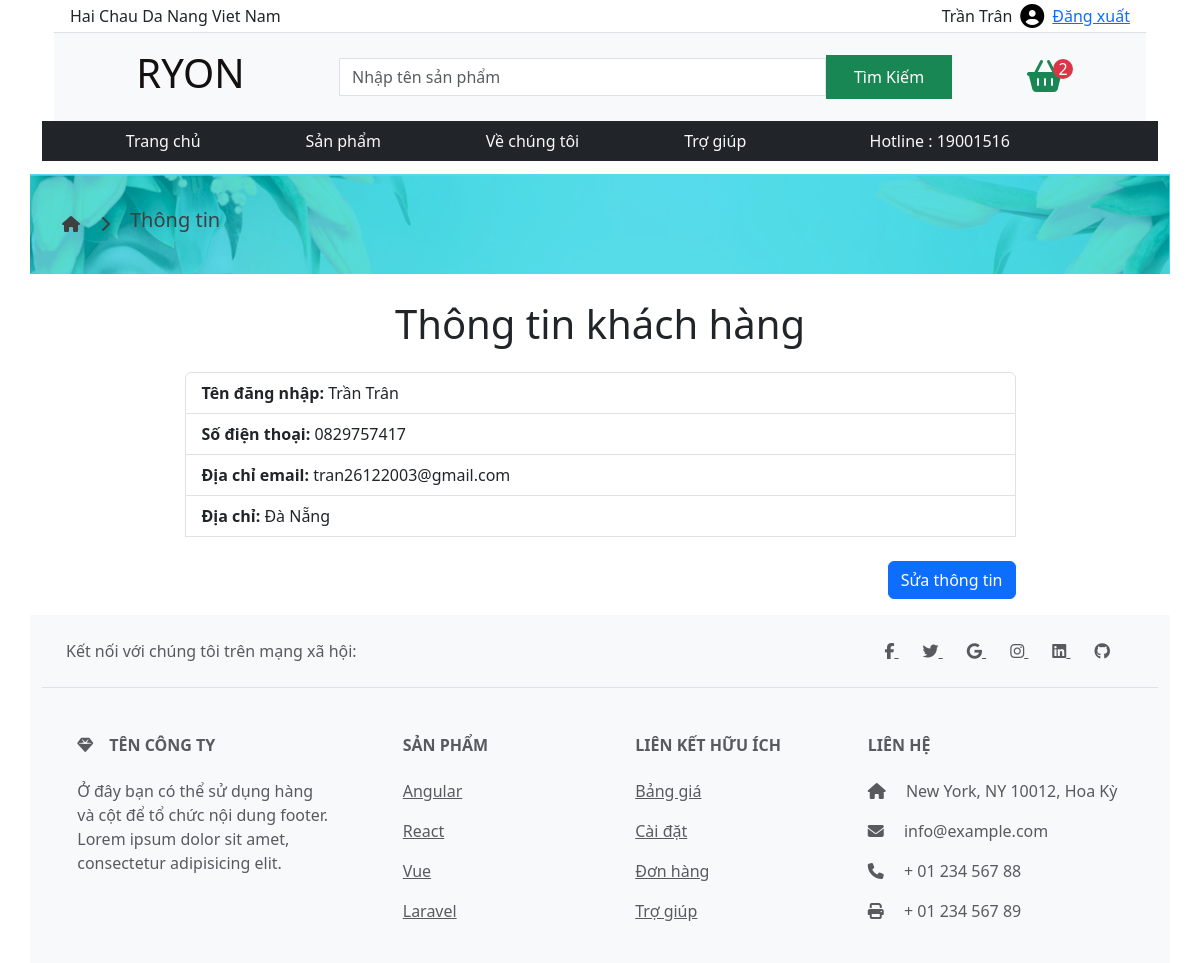
The app's page /user_profile/ (signed in) with its own data.
### myshop/models.py (models this page shows, shortened)
class Customer(models.Model):
    user = models.OneToOneField(User, on_delete=models.CASCADE, null=True, blank=True)
    name = models.CharField(max_length=200, null=True)
    phone = models.CharField(max_length=20, blank=True, null=True)
    email = models.CharField(max_length=255, blank=True, null=True)
    address = models.CharField(max_length=255, blank=True, null=True)

### myshop/views.py (the view)
# urls.py: path('user_profile/', views.user_profile, name='user_profile'),
def user_profile(request):
    customer = Customer.objects.get(user=request.user)  # Lấy thông tin khách hàng dựa trên người dùng hiện tại
    total_quality = 0
    if request.user.is_authenticated:
        cart, created = Cart.objects.get_or_create(user=request.user)
        items = cart.cartitem_set.all()
        for item in items:
            total_quality += item.quantity
    context = {
        'customer':customer,
        'user': request.user,
        'search_form': search_form,
        'total_quality': total_quality,
    }
    return render(request, 'user_profile.html', context)

### myshop/forms.py
class ProductSearchForm(forms.Form):
    search_item = forms.CharField(label="", widget=forms.TextInput(attrs={'class': 'form-control rounded-0 search-input', 'placeholder': 'Nhập tên sản phẩm'}))

### templates/user_profile.html (shortened to what this page needs)
<!DOCTYPE html>
{% extends "base.html" %}
{% load static %}
{% block content %}
<div class="banner0 mt-4  container-lg ">
    <div class="bannerinfos  container-xxl d-flex">
        <i class="fa-solid fa-house fa-xxl"></i>
        <i class="fa-solid fa-chevron-right"></i>
        <h5>Thông tin </h5>
    </div>
</div>
<div class="container p-3">
    <h1 class="text-center mb-4">Thông tin khách hàng</h1>
    <div class="customer-info w-100 d-flex justify-content-center" style="width: 1000px">
        <ul class="list-group w-75">
            <li class="list-group-item">
                <strong>Tên đăng nhập:</strong> {{ customer.name }}
            </li>
            <li class="list-group-item">
                <strong>Số điện thoại:</strong> {{ customer.phone }}
            </li>
            <li class="list-group-item">
                <strong>Địa chỉ email:</strong> {{ customer.email }}
            </li>
            <li class="list-group-item">
                <strong>Địa chỉ:</strong> {{ customer.address }}
            </li>
            <div class="text-right mt-4 d-flex justify-content-end">
                <a href="{% url 'user_detail' %}" class=""><button class="btn btn-primary">Sửa thông tin</button></a>
            </div>
        </ul>
    </div>
</div>
{% endblock %}

### templates/base.html (shortened to what this page needs)
<!DOCTYPE html>
{% load static %}
<html>
<head>
    <link rel="stylesheet" href="{% static 'css/carta.css' %}">
    <link rel="stylesheet" href="{% static 'css/cards.css' %}">
    <link rel="stylesheet" href="{% static 'css/banner.css' %}">
    <link rel="stylesheet" href="{% static './css/bootstrap.min.css' %}">
    <link rel="stylesheet" href="https://cdn.jsdelivr.net/npm/bootstrap@5.3.2/dist/css/bootstrap.min.css"
>
    <link rel="stylesheet" href="https://cdnjs.cloudflare.com/ajax/libs/font-awesome/6.5.1/css/all.min.css"
 />
</head>
<body>
    <div class=" bg-white container-fluid d-flex justify-content-center" style="z-index: 99999;">
        <div class="bg-white position-fixed container-lg" style=" z-index: 9999">
            <header class="container-fluid">
                <div class="container-lg ">
                    <div class="row border-bottom p-1">
                        <div class="col-7 d-flex align-items-center">
                            Hai Chau Da Nang Viet Nam
                        </div>
                        <div class="col-2"></div>
                        <div class="col-3 d-flex align-items-center gap-2 justify-content-end">
                            {% if user.is_authenticated%}
                            {{customer.name}}
                            <a href="{% url 'user_profile'%}"><i class="fa-solid fa-circle-user fa-xl"
                                    style="color: #000000;"></i></a>
                            <a href="{% url 'logout' %}">Đăng xuất</a>
                            {% endif%}
                        </div>
                    </div>
                    <div class="row bg-light">
                        <h1 class="logo col-3 d-flex align-items-center justify-content-center p-3" style="background-image: url('https://encrypted-tbn0.gstatic.com/images?q=tbn:ANd9GcS4zgWZeN1iCZzOBwhwVOtX_4k857hMeMIbSn20oaQM2o6LSieiENsBNxWcG56o8cxMQSc&usqp=CAU');
                        background-clip:text;
                        color:transparent;
                        background-color:rgb(21, 16, 16);">
                        </h1>
                        <form class="col-7 d-flex align-items-center justify-content-center" method="get"
                            action="{% url 'search_results' %}">
                            {{ search_form.search_item }}
                            <button type="submit" class="btn btn-success rounded-0 h-50 w-25  ">Tìm Kiếm</button>
                        </form>
                        <div class="col-2 d-flex align-items-center justify-content-center">
                            <a class="border-0 " href="/cart/">
                                <i class="fas fa-shopping-basket fa-2x text-success"
                                    style="transition: color 0.3s;"></i>
                            </a>
                            <p class="position-relative  text-bg-danger text-center d-flex align-items-center justify-content-center    "
                                style="border-radius: 100%;width: 20px; height: 20px; left: -10px; ">{{total_quality }}
                            </p>
                        </div>
                    </div>
                </div>
            </header>
            <nav class="container-lg bg-dark p-2 m-0" style="z-index: 9999;">
                <div class="row justify-content-around  ">
                    <div class="col-sm-8 col-lg-8 d-flex justify-content-around ">
                        <a href="/" class="text-decoration-none text-light">Trang
                            chủ </a>
                        <a href="/product/" class="text-decoration-none text-light">Sản
                            phẩm</a>
                        <a href="#" class="text-decoration-none text-light">Về chúng
                            tôi</a>
                        <a href="#" class="text-decoration-none text-light">Trợ
                            giúp</a>
                    </div>
                    <div class="col-3 d-md-block d-none text-light d-flex justify-content-center ">
                        <p class=" m-0">Hotline : 19001516</p>
                    </div>
                </div>
            </nav>
        </div>
    </div>
    <div class="d-flex justify-content-center flex-column">
        {% block content %} {% endblock %}
    </div>
    <footer class="text-center d-md-block d-none container-lg text-lg-start bg-body-tertiary text-muted">
        <section class="d-flex justify-content-center justify-content-lg-between p-4 border-bottom">
            <div class="me-5 d-none d-lg-block">
                <span>Kết nối với chúng tôi trên mạng xã hội:</span>
            </div>
            <div>
                <a href class="me-4 text-reset">
                    <i class="fab fa-facebook-f"></i>
                </a>
                <a href class="me-4 text-reset">
                    <i class="fab fa-twitter"></i>
                </a>
                <a href class="me-4 text-reset">
                    <i class="fab fa-google"></i>
                </a>
                <a href class="me-4 text-reset">
                    <i class="fab fa-instagram"></i>
                </a>
                <a href class="me-4 text-reset">
                    <i class="fab fa-linkedin"></i>
                </a>
                <a href class="me-4 text-reset">
                    <i class="fab fa-github"></i>
                </a>
            </div>
        </section>
        <section class>
            <div class="container text-center text-md-start mt-5">
                <div class="row mt-3">
                    <div class="col-md-3 col-lg-4 col-xl-3 mx-auto mb-4">
                        <h6 class="text-uppercase fw-bold mb-4">
                            <i class="fas fa-gem me-3"></i>Tên công ty
                        </h6>
                        <p>
                            Ở đây bạn có thể sử dụng hàng và cột để tổ chức
                            nội dung footer.
                            Lorem ipsum
                            dolor sit amet, consectetur adipisicing elit.
                        </p>
                    </div>
                    <div class="col-md-2 col-lg-2 col-xl-2 mx-auto mb-4">
                        <h6 class="text-uppercase fw-bold mb-4">
                            Sản phẩm
                        </h6>
                        <p>
                            <a href="#!" class="text-reset">Angular</a>
                        </p>
                        <p>
                            <a href="#!" class="text-reset">React</a>
                        </p>
                        <p>
                            <a href="#!" class="text-reset">Vue</a>
                        </p>
                        <p>
                            <a href="#!" class="text-reset">Laravel</a>
                        </p>
                    </div>
                    <div class="col-md-3 col-lg-2 col-xl-2 mx-auto mb-4">
                        <h6 class="text-uppercase fw-bold mb-4">
                            Liên kết hữu ích
                        </h6>
                        <p>
                            <a href="#!" class="text-reset">Bảng giá</a>
                        </p>
                        <p>
                            <a href="#!" class="text-reset">Cài đặt</a>
                        </p>
                        <p>
                            <a href="#!" class="text-reset">Đơn hàng</a>
                        </p>
                        <p>
                            <a href="#!" class="text-reset">Trợ giúp</a>
                        </p>
                    </div>
                    <div class="col-md-4 col-lg-3 col-xl-3 mx-auto mb-md-0 mb-4">
                        <h6 class="text-uppercase fw-bold mb-4">Liên hệ</h6>
                        <p><i class="fas fa-home me-3"></i> New York, NY
                            10012, Hoa Kỳ</p>
                        <p>
                            <i class="fas fa-envelope me-3"></i>
                            info@example.com
                        </p>
                        <p><i class="fas fa-phone me-3"></i> + 01 234 567
                            88</p>
                        <p><i class="fas fa-print me-3"></i> + 01 234 567
                            89</p>
                    </div>
                </div>
            </div>
        </section>
    </footer>
</body>
</html>

### static/css/banner.css (style rules this page uses)
.banner0 { background-image: url("../image/banner.jpg"); height: 100px; background-size: cover; margin: 10px 0; background-color: #56dbed; background-blend-mode: multiply; }
.banner0 .bannerinfos { height: 100px; display: flex; align-items: center; justify-content: left; padding-left: 20px; color: #3f3f3f; font-size: 1.6rem; gap: 20px; }
.banner0 .bannerinfos i { font-size: 1rem; }
* { z-index: 1; }

### records on screen
Customer: name "Trần Trân", phone "0829757417", email "tran26122003@gmail.com", address "Đà Nẵng"

### other values on screen
{{ total_quality }} "2"
